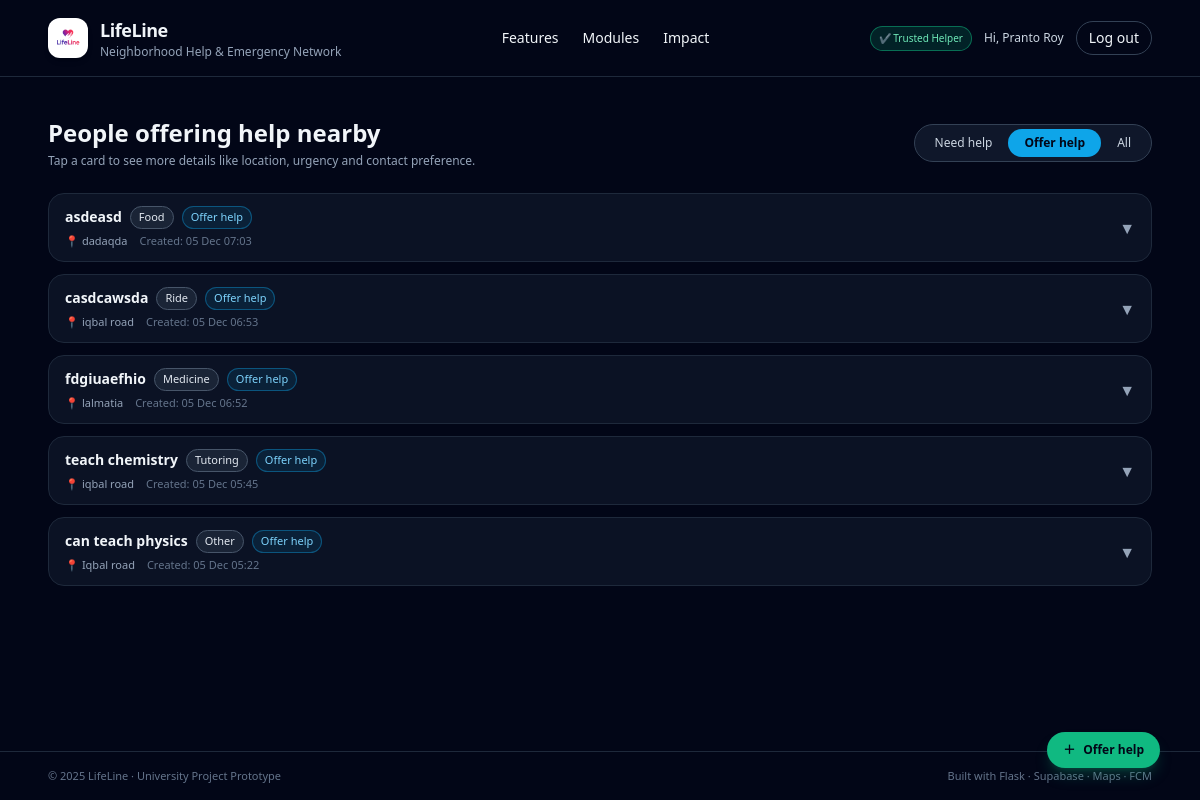
Page /requests?mode=offer (signed in) on the committed database.
### app.py (models this page shows, shortened)
class User(db.Model):
    id = db.Column(db.Integer, primary_key=True)
    email = db.Column(db.String(255), unique=True, nullable=False)
    name = db.Column(db.String(120), nullable=False)
    password_hash = db.Column(db.String(255), nullable=True)
    is_trusted_helper = db.Column(db.Boolean, default=False)
    govt_id_number = db.Column(db.String(50), nullable=True)
    firebase_uid = db.Column(db.String(255), unique=True, nullable=True)
    otp_code = db.Column(db.String(6), nullable=True)
    otp_expires_at = db.Column(db.DateTime, nullable=True)
    id_verification_status = db.Column(db.String(20), default="none")  # none/pending/approved/rejected
    id_document_note = db.Column(db.String(255), nullable=True)

class Request(db.Model):
    __tablename__ = "requests"
    id = db.Column(db.Integer, primary_key=True)
    user_id = db.Column(db.Integer, db.ForeignKey("user.id"), nullable=False)
    title = db.Column(db.String(255), nullable=False)
    category = db.Column(db.String(50), nullable=False)  # medicine, food, tutoring, repair, ride, ...
    description = db.Column(db.Text, nullable=True)
    lat = db.Column(db.Float, nullable=True)
    lng = db.Column(db.Float, nullable=True)
    area = db.Column(db.String(150), nullable=True)         # e.g. Mohammadpur, Iqbal Road
    landmark = db.Column(db.String(150), nullable=True)     # nearest mosque / school
    urgency = db.Column(db.String(50), nullable=True)       # low / normal / high / emergency
    time_window = db.Column(db.String(50), nullable=True)   # anytime_today / this_week / ...
    contact_method = db.Column(db.String(50), nullable=True)  # lifeline_chat / phone / ...
    contact_info = db.Column(db.String(100), nullable=True)   # phone / WhatsApp etc.
    is_offer = db.Column(db.Boolean, default=False)        # false = Need Help, true = Offering Help
    radius_pref = db.Column(db.String(50), nullable=True)  # e.g. "2" (km)
    frequency = db.Column(db.String(50), nullable=True)    # one_time / few_times_week / daily
    image_url = db.Column(db.String(300), nullable=True)
    created_at = db.Column(db.DateTime, default=datetime.utcnow, nullable=False)
    expires_at = db.Column(db.DateTime, nullable=False)
    status = db.Column(db.String(20), default="open")  # open / claimed / closed
    user = db.relationship("User", backref="requests")

### app.py (the view)
@app.route("/requests")
@login_required
def list_requests():
    now = datetime.utcnow()
    mode = request.args.get("mode", "need")  # default: show need-help posts
    q = Request.query.filter(
        Request.expires_at > now,
        Request.status == "open",
    )
    if mode == "offer":
        q = q.filter(Request.is_offer == True)  # noqa: E712
    elif mode == "need":
        q = q.filter(Request.is_offer == False)  # noqa: E712
    requests_list = q.order_by(Request.created_at.desc()).all()
    return render_template(
        "list_requests.html",
        requests=requests_list,
        mode=mode,
    )

### app.py (called while the page is built)
def current_user():
    if "user_id" in session:
        return User.query.get(session["user_id"])
    return None

def login_required(view_func):
    from functools import wraps
    @wraps(view_func)
    def wrapper(*args, **kwargs):
        if "user_id" not in session:
            next_url = request.path
            return redirect(url_for("login", next=next_url))
        return view_func(*args, **kwargs)
    return wrapper

@app.context_processor
def inject_user():
    return dict(current_user=current_user())

### templates/list_requests.html (shortened to what this page needs)
{% extends "base.html" %}
{% block content %}
<div class="w-full max-w-6xl mx-auto px-6 py-10">
  <div class="flex flex-col md:flex-row md:items-center md:justify-between gap-4 mb-6">
    <div>
      <h2 class="text-2xl font-bold text-slate-100">
        {% if mode == 'offer' %}
          People offering help nearby
        {% elif mode == 'all' %}
          All open requests
        {% else %}
          People who need help
        {% endif %}
      </h2>
      <p class="text-xs text-slate-400 mt-1">
        Tap a card to see more details like location, urgency and contact preference.
      </p>
    </div>
    <div class="inline-flex rounded-full bg-slate-900 border border-slate-700 p-1 text-xs">
      <a href="{{ url_for('list_requests', mode='need') }}"
         class="px-4 py-1.5 rounded-full transition
         {% if mode == 'need' %}bg-emerald-500 text-slate-950 font-semibold{% else %}text-slate-300 hover:bg-slate-800{% endif %}">
        Need help
      </a>
      <a href="{{ url_for('list_requests', mode='offer') }}"
         class="px-4 py-1.5 rounded-full transition
         {% if mode == 'offer' %}bg-sky-500 text-slate-950 font-semibold{% else %}text-slate-300 hover:bg-slate-800{% endif %}">
        Offer help
      </a>
      <a href="{{ url_for('list_requests', mode='all') }}"
         class="px-4 py-1.5 rounded-full transition
         {% if mode == 'all' %}bg-slate-200 text-slate-900 font-semibold{% else %}text-slate-300 hover:bg-slate-800{% endif %}">
        All
      </a>
    </div>
  </div>
  {% if requests %}
  <div class="space-y-3">
    {% for r in requests %}
    <div class="rounded-2xl border border-slate-800 bg-slate-900/70 overflow-hidden">
      <button type="button"
              class="w-full flex items-center justify-between px-4 py-3 text-left hover:bg-slate-900/90 transition"
              onclick="toggleDetails('{{ r.id }}')">
        <div class="flex-1 min-w-0">
          <div class="flex flex-wrap items-center gap-2">
            <p class="font-semibold text-sm text-slate-100 truncate">
              {{ r.title }}
            </p>
            <span class="text-[11px] px-2 py-0.5 rounded-full
                         border border-slate-600 text-slate-200 bg-slate-800/80">
              {{ r.category|capitalize }}
            </span>
            {% if r.is_offer %}
            <span class="text-[11px] px-2 py-0.5 rounded-full bg-sky-500/10 text-sky-300 border border-sky-500/40">
              Offer help
            </span>
            {% else %}
            <span class="text-[11px] px-2 py-0.5 rounded-full bg-emerald-500/10 text-emerald-300 border border-emerald-500/40">
              Needs help
            </span>
            {% endif %}
          </div>
          <div class="mt-1 flex flex-wrap items-center gap-x-3 gap-y-1 text-[11px] text-slate-400">
            {% if r.area %}
            <span>📍 {{ r.area }}</span>
            {% endif %}
            <span class="text-slate-500">
              Created: {{ r.created_at.strftime('%d %b %H:%M') }}
            </span>
          </div>
        </div>
        <div class="ml-3">
          <span id="icon-{{ r.id }}" data-icon
                class="inline-block transition-transform duration-150 text-slate-400">
            ▼
          </span>
        </div>
      </button>
    </div>
    {% endfor %}
  </div>
  {% else %}
  <div class="mt-10 text-center text-sm text-slate-400">
    No open requests found in this category yet.
  </div>
  {% endif %}
</div>
{% if mode == 'offer' %}
  {% set fab_label = "Offer help" %}
  {% set fab_href = url_for('can_help') %}
{% else %}
  {% set fab_label = "Request help" %}
  {% set fab_href = url_for('need_help') %}
{% endif %}
<a href="{{ fab_href }}"
   class="fixed bottom-6 right-6 md:bottom-8 md:right-10 z-20 inline-flex items-center gap-2
          px-4 py-2.5 rounded-full shadow-lg shadow-emerald-500/25
          bg-emerald-500 hover:bg-emerald-400 text-slate-950 text-xs font-semibold transition">
  <span>＋</span>
  <span>{{ fab_label }}</span>
</a>
{% endblock %}

### templates/base.html (shortened to what this page needs)
<!DOCTYPE html>
<html lang="en">
  <head>
    <script src="https://cdn.tailwindcss.com"></script>
    <link
      rel="stylesheet"
      href="{{ url_for('static', filename='css/main.css') }}"
    />
  </head>
  <body class="bg-slate-950 text-slate-100 min-h-screen flex flex-col">
    <header class="w-full border-b border-slate-800">
      <nav class="w-full px-6 md:px-12 py-4 flex items-center justify-between">
        <a
          href="{{ url_for('home') }}"
          class="flex items-center gap-3 hover:opacity-80 transition"
        >
          <div
            class="h-10 w-10 rounded-xl bg-white flex items-center justify-center shadow-md"
          >
            <img
              src="{{ url_for('static', filename='images/lifeline_logo.png') }}"
              alt="LifeLine Logo"
              class="h-8 w-8 object-contain"
            />
          </div>
          <div>
            <h1 class="text-lg font-semibold tracking-tight">LifeLine</h1>
            <p class="text-xs text-slate-400">
              Neighborhood Help & Emergency Network
            </p>
          </div>
        </a>
        <div class="hidden md:flex items-center gap-6 text-sm">
          <a href="#features" class="hover:text-emerald-300 transition"
            >Features</a
          >
          <a href="#modules" class="hover:text-emerald-300 transition"
            >Modules</a
          >
          <a href="#impact" class="hover:text-emerald-300 transition">Impact</a>
        </div>
        <div class="flex items-center gap-3">
          {% if session.get('user_id') %}  {% if session.get('is_trusted_helper') %}
          <span
            class="text-[10px] px-2 py-1 rounded-full bg-emerald-600/20 text-emerald-300 border border-emerald-500/50 hidden md:inline"
          >
            ✔ Trusted Helper
          </span>
          {% endif %}
          <span class="hidden md:inline text-xs text-slate-300">
            Hi, {{ session.get('user_name') }}
          </span>
          <a
            href="{{ url_for('logout') }}"
            class="text-xs md:text-sm px-3 py-1.5 rounded-full border border-slate-700 hover:border-rose-400 hover:text-rose-300 transition"
          >
            Log out
          </a>
          {% endif %}
        </div>
      </nav>
    </header>
    <main class="flex-1 w-full">{% block content %}{% endblock %}</main>
    <footer class="border-t border-slate-800">
      <div
        class="w-full px-6 md:px-12 py-4 flex flex-col md:flex-row justify-between items-center gap-2 text-[11px] text-slate-500"
      >
        <p>© 2025 LifeLine · University Project Prototype</p>
        <p>Built with Flask · Supabase · Maps · FCM</p>
      </div>
    </footer>
  </body>
</html>

### static/css/main.css (style rules this page uses)
body { -webkit-font-smoothing: antialiased; }

### rows in the picture
User: get "Pranto Roy"
Request: title "asdeasd", category "Food", is_offer "Offer help", area "dadaqda", created_at "05 Dec 07:03"
Request: title "casdcawsda", category "Ride", is_offer "Offer help", area "iqbal road", created_at "05 Dec 06:53"
Request: title "fdgiuaefhio", category "Medicine", is_offer "Offer help", area "lalmatia", created_at "05 Dec 06:52"
Request: title "teach chemistry", category "Tutoring", is_offer "Offer help", area "iqbal road", created_at "05 Dec 05:45"
Request: title "can teach physics", category "Other", is_offer "Offer help", area "Iqbal road", created_at "05 Dec 05:22"

### other values in the picture
{{ fab_label }} "Offer help"
